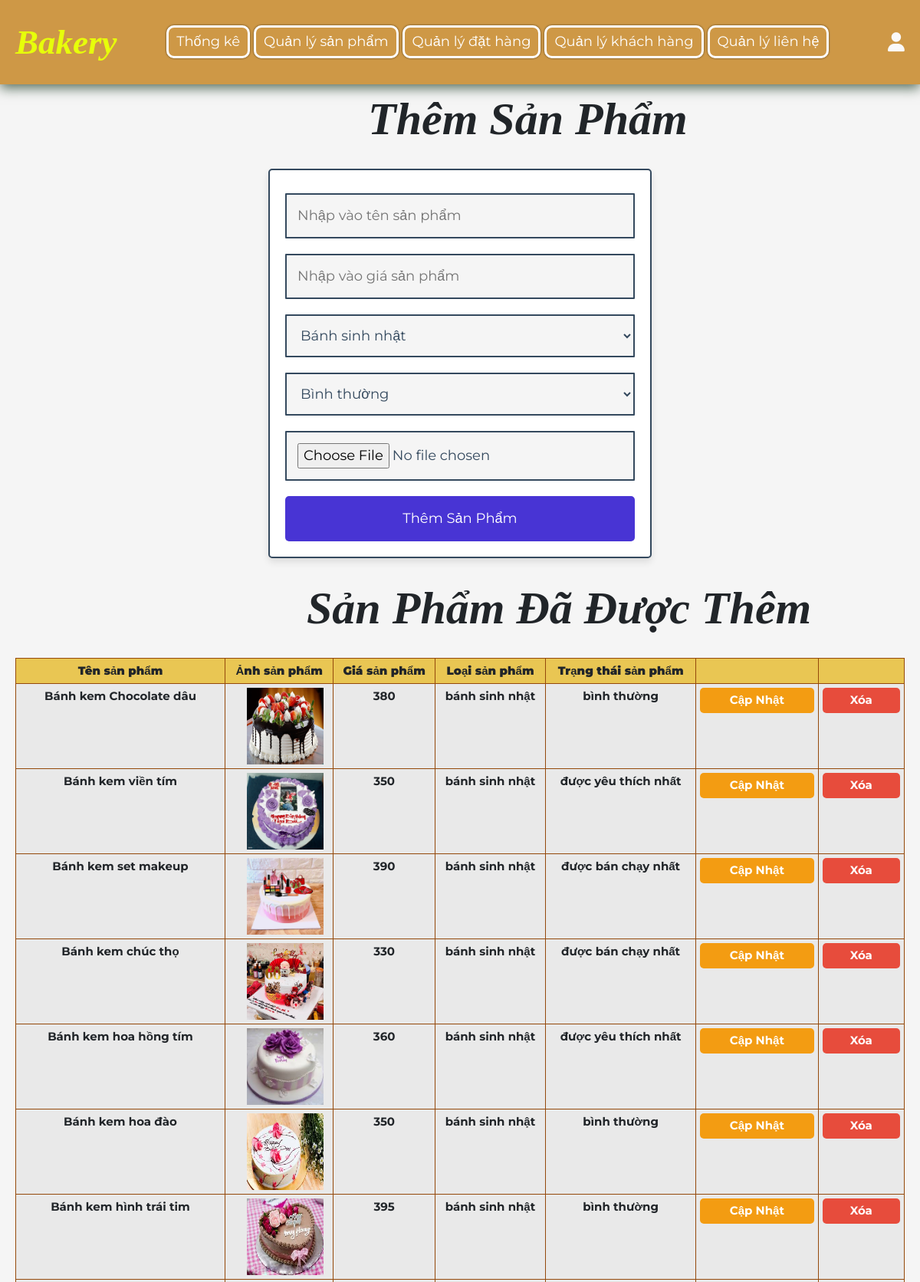
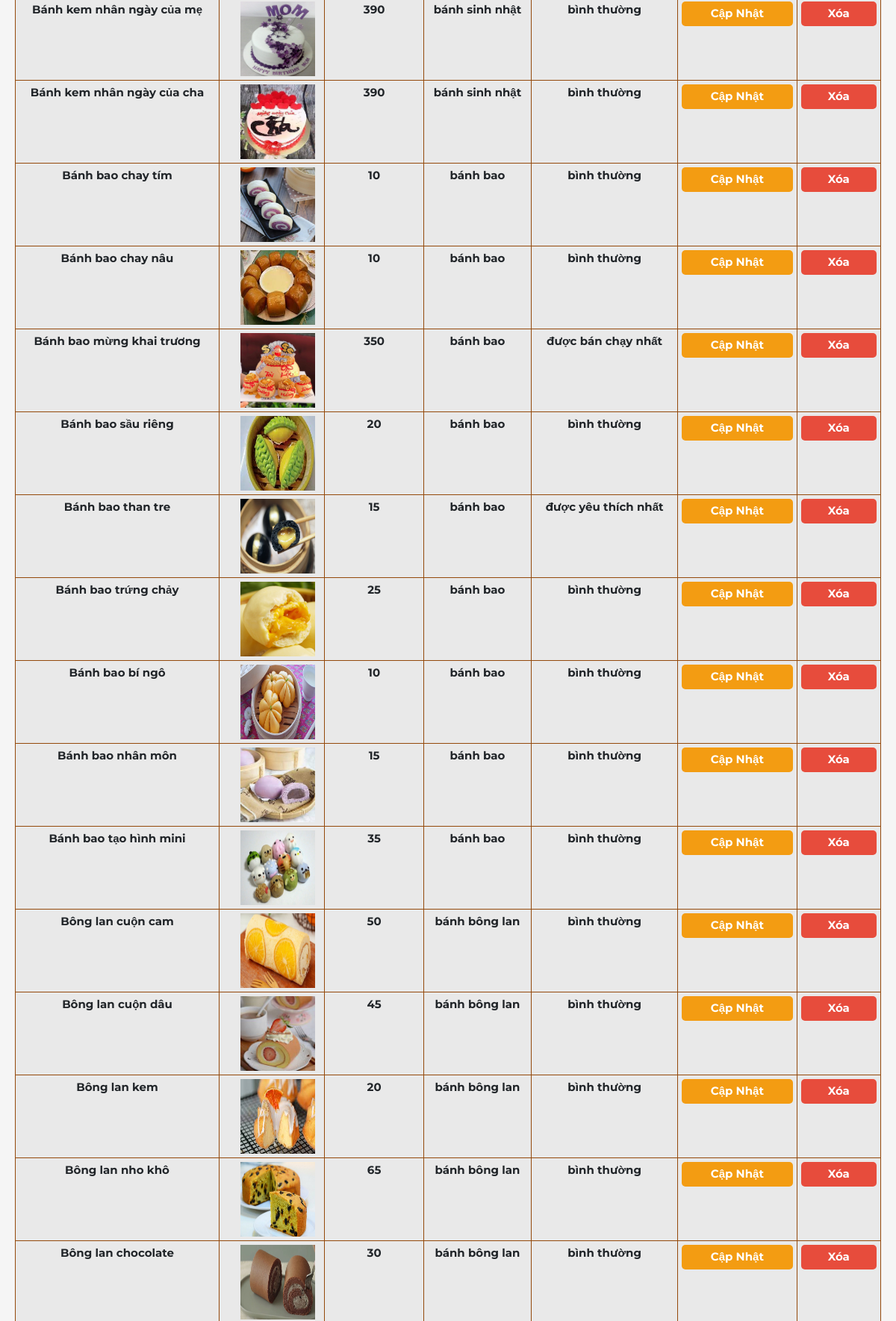
/ql_sanpham.php (signed in, upper part), run on the app's committed database (2 pictures, top to bottom).
### tables this page shows
CREATE TABLE `sanpham` (
  `id_sp` int(100) NOT NULL primary key AUTO_INCREMENT,
  `ten_sp` varchar(100) NOT NULL,
  `loai_sp` varchar(500) NOT NULL,
  `gia_sp` int(10) NOT NULL,
  `anh_sp` varchar(100) NOT NULL,
  `trangthai_sp`  varchar(100) NOT NULL
);

### ql_sanpham.php (the view, shortened to what this page needs)
<?php
include 'partials/connect.php';
?>
<!DOCTYPE html>
<html lang="en">
<head>
   <link rel="stylesheet" href="https://cdnjs.cloudflare.com/ajax/libs/font-awesome/6.1.1/css/all.min.css">
   <link href="https://cdn.jsdelivr.net/npm/bootstrap@5.0.2/dist/css/bootstrap.min.css" rel="stylesheet">
   <link rel="stylesheet" href="css/style_admin.css">
</head>
<body>
<?php include 'partials/admin_header.php' ?>
<span class=head>Thêm Sản Phẩm</span>
<section class="add-products">
   <form action="" method="POST" enctype="multipart/form-data">
      <input type="text" required placeholder="Nhập vào tên sản phẩm" name="name" maxlength="100" class="box">
      <input type="number" required placeholder="Nhập vào giá sản phẩm" name="price" onkeypress="if(this.value.length == 10) return false;" class="box">
      <select name="category" class="box" required>
         <option value="Bánh sinh nhật" >Bánh sinh nhật</option>
      </select>
      <select name="trangthai" class="box" required>
         <option value="Bình thường" >Bình thường</option>
      </select>
      <input type="file" name="image" class="box" accept="image/jpg, image/jpeg, image/png, image/webp" required>
      <input type="submit" value="Thêm sản phẩm" name="add_product" class="btn">
   </form>
</section>
<span class=head1>Sản Phẩm Đã Được Thêm</span>
<section id="inner" class="inner-section section">
   <div class="inner-wrapper row">
	   <div class="col-md-12">
			<table id="product" class="table table-bordered table-responsive table-striped">
				<thead class="th" style="text-align:center; font-weight: bold; font-size:20px">
					<tr>
                  <th><b>Tên sản phẩm</b></th>
						<th><b>Ảnh sản phẩm<b></th>
                  <th><b>Giá sản phẩm<b></th>
						<th><b>Loại sản phẩm<b></th>
                  <th><b>Trạng thái sản phẩm<b></th>
						<th></th>
                  <th></th>
					</tr>
				</thead>
            <?php
               $show_products = $conn->prepare("SELECT * FROM `sanpham`");
               $show_products->execute();
               if($show_products->rowCount() > 0){
                  while($fetch_products = $show_products->fetch(PDO::FETCH_ASSOC)){
            ?>
				<tbody>
               <tr style="text-align:center;">
                  <th><?= $fetch_products['ten_sp']; ?></th>
						<th><img src="uploaded_img/<?= $fetch_products['anh_sp']; ?>" alt=""></th>
                  <th><?= $fetch_products['gia_sp']; ?></th>
						<th><?= $fetch_products['loai_sp']; ?></th>
                  <th><?= $fetch_products['trangthai_sp']; ?></th>
						<th><a href="capnhat_sp.php?update=<?= $fetch_products['id_sp']; ?>" class="option-btn update">Cập nhật</a></th>
                  <th> <a href="ql_sanpham.php?delete=<?= $fetch_products['id_sp']; ?>" class="delete-btn detele" onclick="return confirm('Bạn muốn xóa sản phẩm này?');">Xóa</a></th>
				</tbody>
            <?php
                  }
               }else{
                  echo '<p class="empty">Chưa có sản phẩm được thêm</p>';
               }
            ?>
			</table>
		</div>
	</div>
</section>
</body>
</html>

### css/style_admin.css (style rules this page uses)
:root { --main-color: #4834d4; --red: #e74c3c; --orange: #f39c12; --black: #34495e; --white: #fff; --light-bg: #f5f5f5; --light-color: #999; --border: .2rem solid var(--black); --box-shadow: 0 .5rem 1rem rgba(0, 0, 0, .1); }
* { font-family: 'Montserrat', sans-serif; margin: 0; padding: 0; box-sizing: border-box; text-decoration: none; outline: none; border: none; }
html { font-size: 62.5%; overflow-x: hidden; }
body { background-color: var(--light-bg); }
section { max-width: 1200px; margin: 0 auto; padding: 2rem; }
.btn, .btn-delete { display: block; margin-top: 1rem; border-radius: .5rem; cursor: pointer; width: 100%; font-size: 1.8rem; color: white; padding: 1.5rem 3rem; text-transform: capitalize; text-align: center; text-decoration: none; float: center; }
.delete-btn, .option-btn { display: block; border-radius: .5rem; cursor: pointer; width: 100%; font-size: 1.5rem; color: white; padding: 0.5rem 3rem; text-transform: capitalize; text-align: center; text-decoration: none; float: center; }
.btn { background-color: var(--main-color); }
.delete-btn { background-color: var(--red); }
.option-btn { background-color: var(--orange); }
.head { font-size: 60px; font-family: serif; font-style: italic; font-weight: bold; text-align: center; padding-left: 480px; padding-top: 300px; }
.head1 { font-size: 60px; font-family: serif; font-style: italic; font-weight: bold; text-align: center; padding-left: 400px; }
.add-products form { margin: 0 auto; max-width: 50rem; background-color: var(--white); border-radius: .5rem; box-shadow: var(--box-shadow); border: var(--border); padding: 2rem; text-align: center; }
.add-products form .box { background-color: var(--light-bg); border: var(--border); width: 100%; padding: 1.4rem; font-size: 1.8rem; color: var(--black); border-radius: .1rem; margin: 1rem 0; }
.th { font-size: 24px; padding-top: 3px; padding-bottom: 12px; text-align: center; font-weight: bold; font-family: 'Times New Roman', Times, serif; background-color: #e9c653; }
th img { margin-left: 15px; height: 100px; width: 100px; }
table, tbody, tr, th { padding-top: 1px; border: 1px solid rgb(148, 73, 11); font-size: 15px; }

### data on the page
sanpham: ten_sp "Bánh kem Chocolate dâu", anh_sp (picture), gia_sp "380", loai_sp "bánh sinh nhật", trangthai_sp "bình thường"
sanpham: ten_sp "Bánh kem viền tím", anh_sp (picture), gia_sp "350", loai_sp "bánh sinh nhật", trangthai_sp "được yêu thích nhất"
sanpham: ten_sp "Bánh kem set makeup", anh_sp (picture), gia_sp "390", loai_sp "bánh sinh nhật", trangthai_sp "được bán chạy nhất"
sanpham: ten_sp "Bánh kem chúc thọ", anh_sp (picture), gia_sp "330", loai_sp "bánh sinh nhật", trangthai_sp "được bán chạy nhất"
sanpham: ten_sp "Bánh kem hoa hồng tím", anh_sp (picture), gia_sp "360", loai_sp "bánh sinh nhật", trangthai_sp "được yêu thích nhất"
sanpham: ten_sp "Bánh kem hoa đào", anh_sp (picture), gia_sp "350", loai_sp "bánh sinh nhật", trangthai_sp "bình thường"
sanpham: ten_sp "Bánh kem hình trái tim", anh_sp (picture), gia_sp "395", loai_sp "bánh sinh nhật", trangthai_sp "bình thường"
sanpham: ten_sp "Bánh kem nhân ngày của mẹ", anh_sp (picture), gia_sp "390", loai_sp "bánh sinh nhật", trangthai_sp "bình thường"
sanpham: ten_sp "Bánh kem nhân ngày của cha", anh_sp (picture), gia_sp "390", loai_sp "bánh sinh nhật", trangthai_sp "bình thường"
sanpham: ten_sp "Bánh bao chay tím", anh_sp (picture), gia_sp "10", loai_sp "bánh bao", trangthai_sp "bình thường"
sanpham: ten_sp "Bánh bao chay nâu", anh_sp (picture), gia_sp "10", loai_sp "bánh bao", trangthai_sp "bình thường"
sanpham: ten_sp "Bánh bao mừng khai trương", anh_sp (picture), gia_sp "350", loai_sp "bánh bao", trangthai_sp "được bán chạy nhất"
sanpham: ten_sp "Bánh bao sầu riêng", anh_sp (picture), gia_sp "20", loai_sp "bánh bao", trangthai_sp "bình thường"
sanpham: ten_sp "Bánh bao than tre", anh_sp (picture), gia_sp "15", loai_sp "bánh bao", trangthai_sp "được yêu thích nhất"
sanpham: ten_sp "Bánh bao trứng chảy", anh_sp (picture), gia_sp "25", loai_sp "bánh bao", trangthai_sp "bình thường"
sanpham: ten_sp "Bánh bao bí ngô", anh_sp (picture), gia_sp "10", loai_sp "bánh bao", trangthai_sp "bình thường"
sanpham: ten_sp "Bánh bao nhân môn", anh_sp (picture), gia_sp "15", loai_sp "bánh bao", trangthai_sp "bình thường"
sanpham: ten_sp "Bánh bao tạo hình mini", anh_sp (picture), gia_sp "35", loai_sp "bánh bao", trangthai_sp "bình thường"
sanpham: ten_sp "Bông lan cuộn cam", anh_sp (picture), gia_sp "50", loai_sp "bánh bông lan", trangthai_sp "bình thường"
sanpham: ten_sp "Bông lan cuộn dâu", anh_sp (picture), gia_sp "45", loai_sp "bánh bông lan", trangthai_sp "bình thường"
sanpham: ten_sp "Bông lan kem", anh_sp (picture), gia_sp "20", loai_sp "bánh bông lan", trangthai_sp "bình thường"
sanpham: ten_sp "Bông lan nho khô", anh_sp (picture), gia_sp "65", loai_sp "bánh bông lan", trangthai_sp "bình thường"
sanpham: ten_sp "Bông lan chocolate", anh_sp (picture), gia_sp "30", loai_sp "bánh bông lan", trangthai_sp "bình thường"
